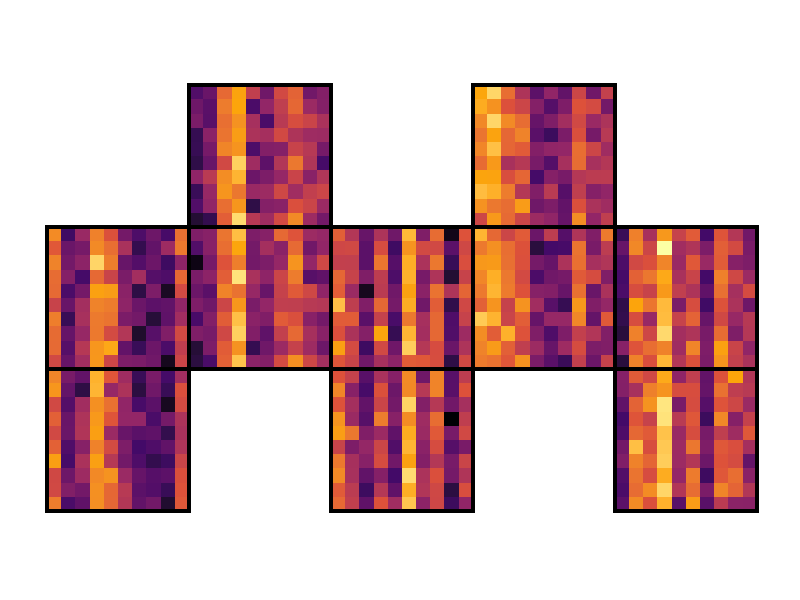

Source code (R): (Note: this script raises an error after producing the figure.)
## ---- chunk 1
library("ggplot2")
library("RColorBrewer")
## ---- chunk 2
corr_vector = function(vect, corr) {
  # Based off of answer from:
  # https://stats.stackexchange.com/questions/15011/generate-a-random-variable-with-a-defined-correlation-to-an-existing-variables
  # From user: caracal
  n     <- length(vect)          # length of vector
  rho   <- corr                  # desired correlation = cos(angle)
  theta <- acos(rho)             # corresponding angle
  x1    <- vect        # fixed given data
  x2    <- rnorm(n, 2, 0.5)      # new random data
  X     <- cbind(x1, x2)         # matrix
  Xctr  <- scale(X, center=TRUE, scale=FALSE)   # centered columns (mean 0)
  
  Id   <- diag(n)                               # identity matrix
  Q    <- qr.Q(qr(Xctr[ , 1, drop=FALSE]))      # QR-decomposition, just matrix Q
  P    <- tcrossprod(Q)          # = Q Q'       # projection onto space defined by x1
  x2o  <- (Id-P) %*% Xctr[ , 2]                 # x2ctr made orthogonal to x1ctr
  Xc2  <- cbind(Xctr[ , 1], x2o)                # bind to matrix
  Y    <- Xc2 %*% diag(1/sqrt(colSums(Xc2^2)))  # scale columns to length 1
  
  x <- Y[ , 2] + (1 / tan(theta)) * Y[ , 1]     # final new vector
  return(x)     
}

nrow = 10
ncol = 10
npheno = 5
bigmat_nrow = nrow * 3
bigmat_ncol = ncol * npheno
cor = 0.9

bigmat = matrix(nrow = bigmat_nrow,
                ncol = bigmat_ncol)

random_thing = sample(1:50,
                      size=bigmat_ncol,
                      replace=TRUE)

for (i in 1:nrow(bigmat)) {
  bigmat[i,] = corr_vector(random_thing, cor)
}

# Getting punchouts in the big matrix
for (i in 1:npheno) {
  if ((i %% 2) == 1) {
    rows_i = (2*nrow + 1):bigmat_nrow
  } else {
    rows_i = 1:nrow
  }
  cols_i = (((i - 1) * ncol) + 1):(i * ncol)
  bigmat[rows_i,cols_i] = NA
}

bigdf = data.frame(x = rep(1:nrow(bigmat), times = ncol(bigmat)),
                   y = rep(1:ncol(bigmat), each  = nrow(bigmat)))
bigdf$color = bigmat[as.matrix(bigdf)]
bigdf = bigdf[which(!is.na(bigdf$color)),]

RTG_schematic = ggplot(data = bigdf, aes(x = y, y = x, fill = color)) +
  geom_tile() +
  geom_rect(aes(xmin = 0.5, xmax = 10.5, 
                ymin = 0.5, ymax = 10.5), 
            color = "#000000", fill = NA, size = 1) +
  geom_rect(aes(xmin = 0.5, xmax = 10.5, 
                ymin = 10.5, ymax = 20.5), 
            color = "#000000", fill = NA, size = 1) +
  geom_rect(aes(xmin = 10.5, xmax = 20.5, 
                ymin = 10.5, ymax = 20.5), 
            color = "#000000", fill = NA, size = 1) +
  geom_rect(aes(xmin = 10.5, xmax = 20.5, 
                ymin = 20.5, ymax = 30.5), 
            color = "#000000", fill = NA, size = 1) +
  geom_rect(aes(xmin = 20.5, xmax = 30.5,
                ymin = 0.5, ymax = 10.5),
            color = "#000000", fill = NA, size = 1) +
  geom_rect(aes(xmin = 20.5, xmax = 30.5,
                ymin = 10.5, ymax = 20.5),
            color = "#000000", fill = NA, size = 1) +
  geom_rect(aes(xmin = 30.5, xmax = 40.5, 
                ymin = 10.5, ymax = 20.5),
            color = "#000000", fill = NA, size = 1) +
  geom_rect(aes(xmin = 30.5, xmax = 40.5, 
                ymin = 20.5, ymax = 30.5),
            color = "#000000", fill = NA, size = 1) +
  geom_rect(aes(xmin = 40.5, xmax = 50.5, 
                ymin = 0.5, ymax = 10.5),
            color = "#000000", fill = NA, size = 1) +
  geom_rect(aes(xmin = 40.5, xmax = 50.5, 
                ymin = 10.5, ymax = 20.5),
            color = "#000000", fill = NA, size = 1) +
  scale_fill_viridis_c(direction = -1, option = "inferno") +
  coord_fixed(ratio = 1) +
  xlab(NULL) +
  ylab(NULL) +
  theme_minimal() +
  theme(panel.grid = element_line(color = "#FFFFFF"),
        legend.position = "none",
        axis.text = element_blank())
RTG_schematic
## ---- chunk 3
saveRDS(RTG_schematic,"./data/figures/DO_RTG_schematic.RDS")
